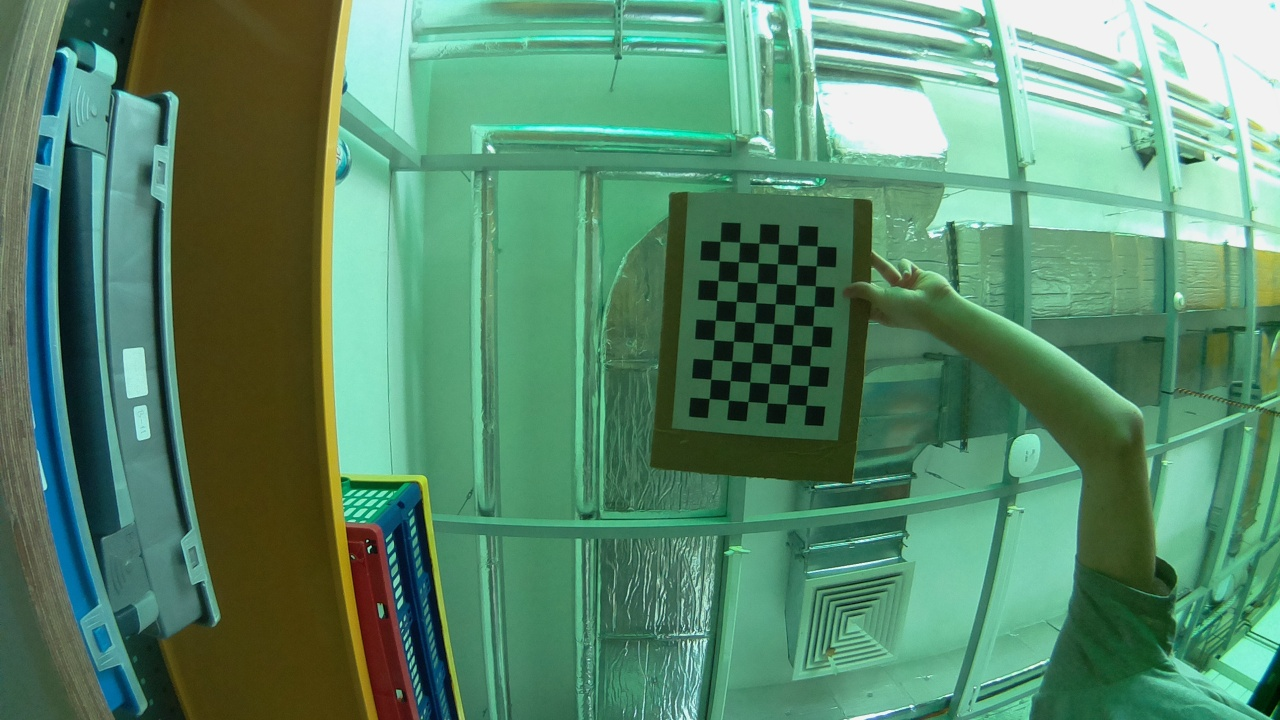
#> input picture documents/fisheye_raspi_calibration/1150.jpg, 1280 x 720 px
$ python undistort.py 1150.jpg   (older library calls are emulated)
#> lines starting #> are read from the running program, lines starting #| are printed output that depends on the picture
import cv2
import sys
import numpy as np
# You should replace these 3 lines with the output in calibration step
DIM=(1280,720)
#OPENCV results
K=np.array([[1.54694011e+03, 0.0, 5.86248874e+02], [0.0, 1.49820321e+03, 3.31329646e+02], [0.0, 0.0, 1.0]])
D=np.array([[-1.73709447,  5.6209642,  -0.03739107, -0.03543505]])
#MATLAB results
# K=np.array([[656.7987, 0, 586.9032], [0, 656.5124, 276.9949], [0, 0, 1]])
# D=np.array([[-0.2982, 0.0655, 0, 0]])
def undistort(img_path):
#> called with img_path = '1150.jpg'
    img = cv2.imread(img_path)
#> img is the input picture: shape (720, 1280, 3); mean B, G, R 106.8, 136.9, 88.1
    h,w = img.shape[:2]
#> h = 720; w = 1280
    map1, map2 = cv2.fisheye.initUndistortRectifyMap(K, D, np.eye(3), K, DIM, cv2.CV_16SC2)
    undistorted_img = cv2.remap(img, map1, map2, interpolation=cv2.INTER_LINEAR, borderMode=cv2.BORDER_CONSTANT)
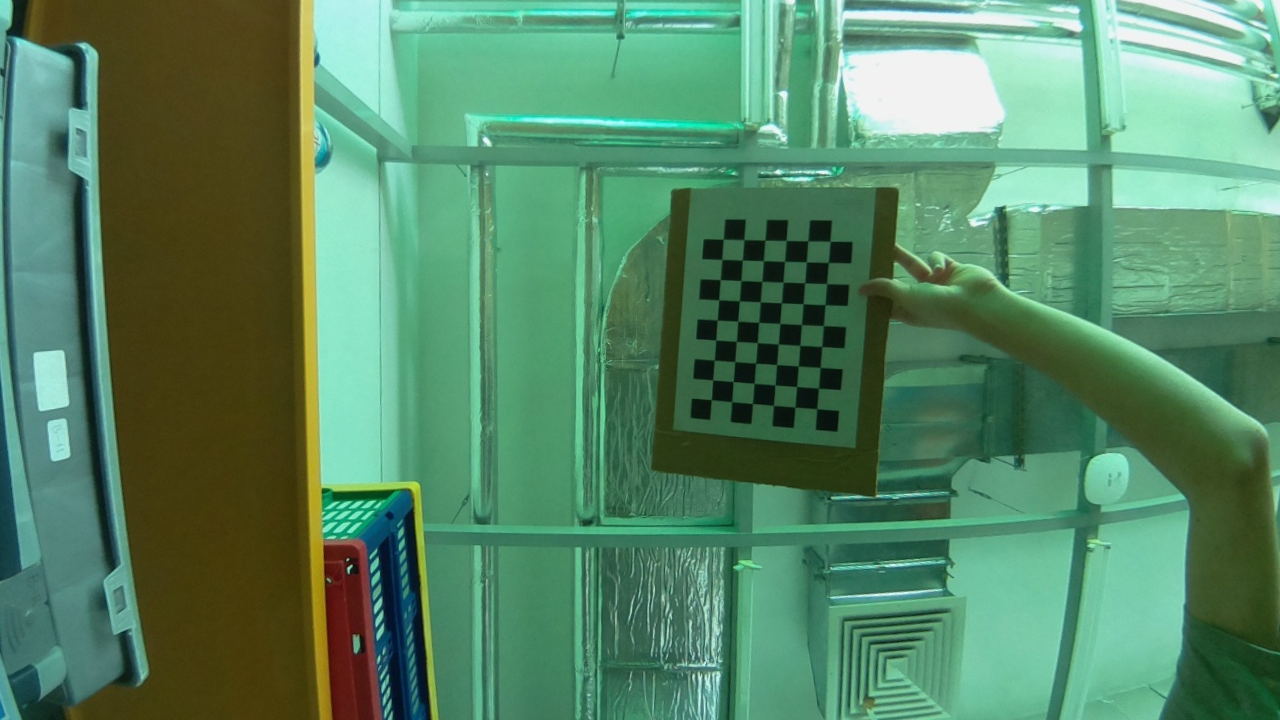
#> undistorted_img: shape (720, 1280, 3); mean B, G, R 101.6, 134.9, 86.3
    cv2.imshow("undistorted", undistorted_img)
    cv2.waitKey(0)
    cv2.destroyAllWindows()
if __name__ == '__main__':
    for p in sys.argv[1:]:
        undistort(p)

$ run again, on documents/fisheye_raspi_calibration/1180.jpg
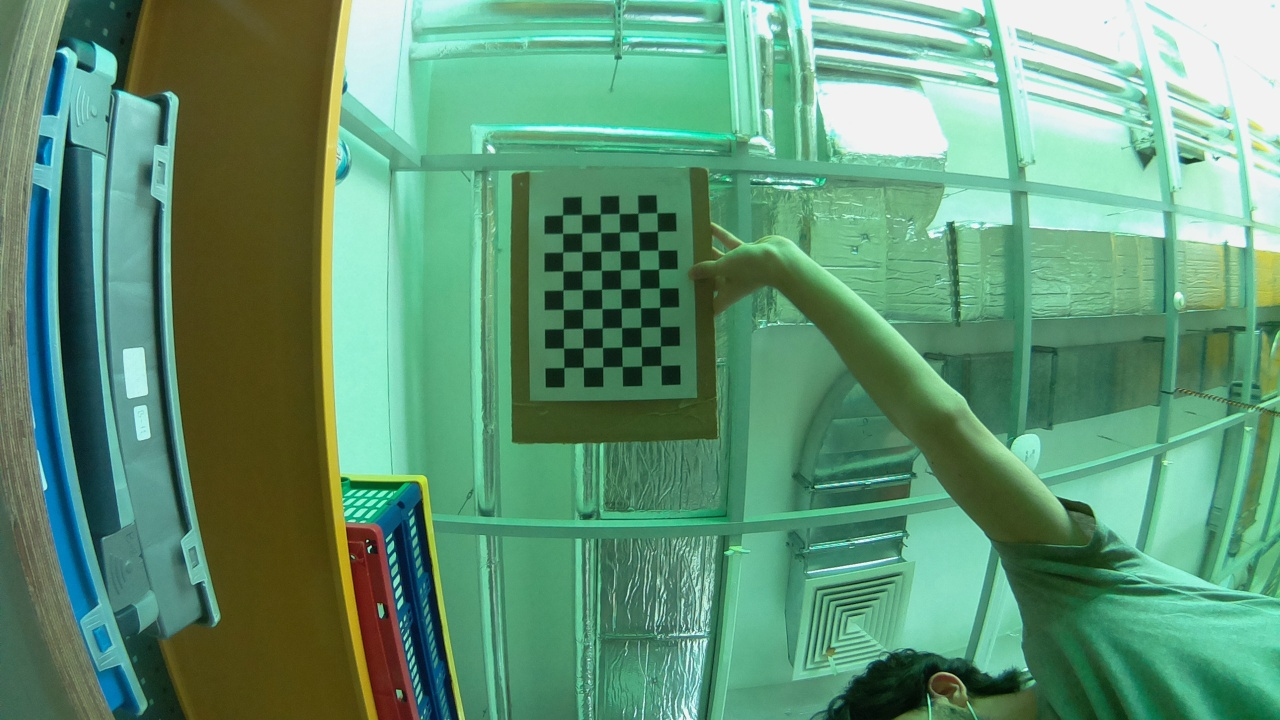
#> input picture documents/fisheye_raspi_calibration/1180.jpg, 1280 x 720 px
#> in undistort, img is the input picture: shape (720, 1280, 3); mean B, G, R 116.4, 148.5, 96.1
#> in undistort, `undistorted_img = cv2.remap(img, map1, map2, interpolation=cv2.INTER_L..`:
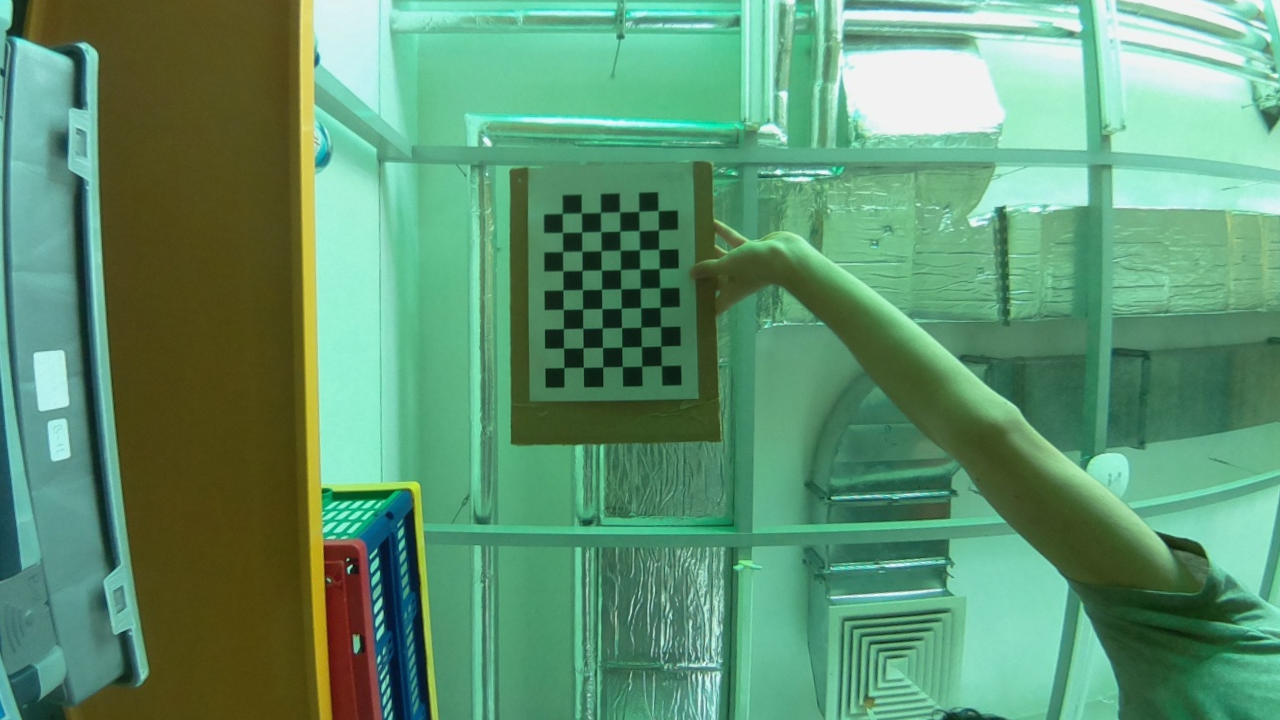
#> undistorted_img: shape (720, 1280, 3); mean B, G, R 112.7, 148.2, 95.2
